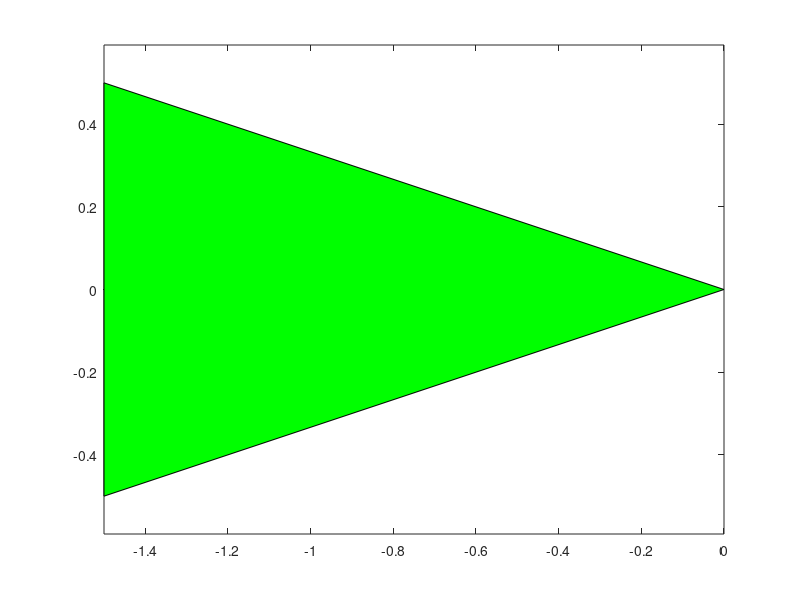

Reproduce this figure in MATLAB. (Note: this script raises an error after producing the figure.)
clc; clear all; close all;
path(path, genpath('../p22'));
%%
rob = [0 -3 -3; 
       0 -1  1] * 0.5;
%%
figure('name', 'Robot appearance')
patch(rob(1, :), rob(2, :), 'g');
axis equal;
box on;
print('-dpng', 'robotbody.png');
%%
Xwa  = [5; 3; degtorad(50)];
Xab  = [4; 2; degtorad(20)];
Xwb  = compound(Xwa, Xab);
%%
robA = compound(Xwa, rob);
robB = compound(Xwb, rob);
%% 
figure('name', 'Visualization of robot body')
hold on;
axis equal;
grid minor;
xlim([0, 8]);
ylim([0, 8]);
pRobA = patch(robA(1, :), robA(2, :), [255,215,0]/255);
text(Xwa(1), Xwa(2), '\leftarrow  X_{wa}', 'FontSize', 18);
pRobB = patch(robB(1, :), robB(2, :), [127,255,0]/255);
text(Xwb(1), Xwb(2), '\leftarrow  X_{wb}', 'FontSize', 18);
print('-dpng', 'tworobot.png');